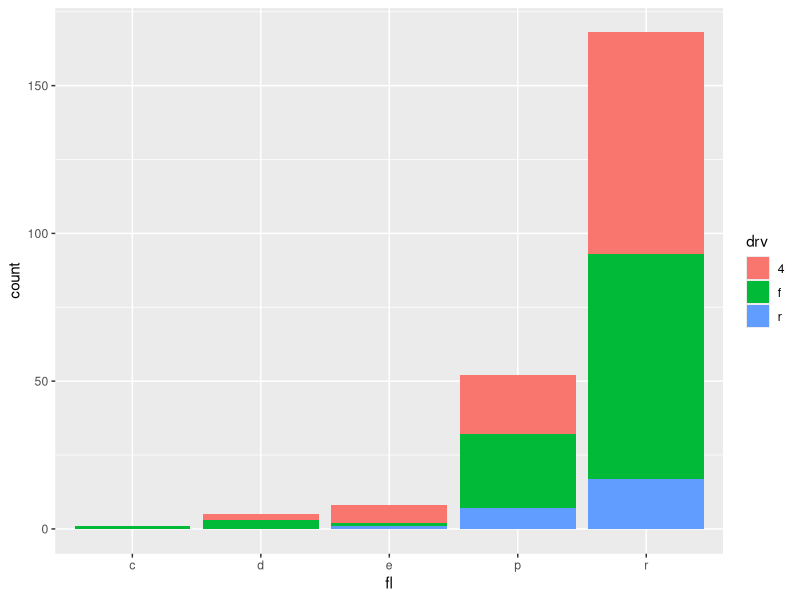
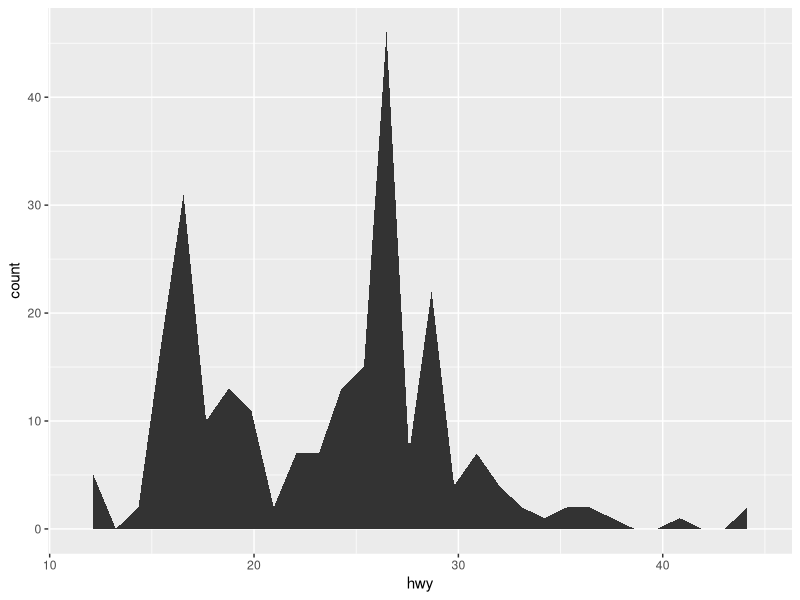
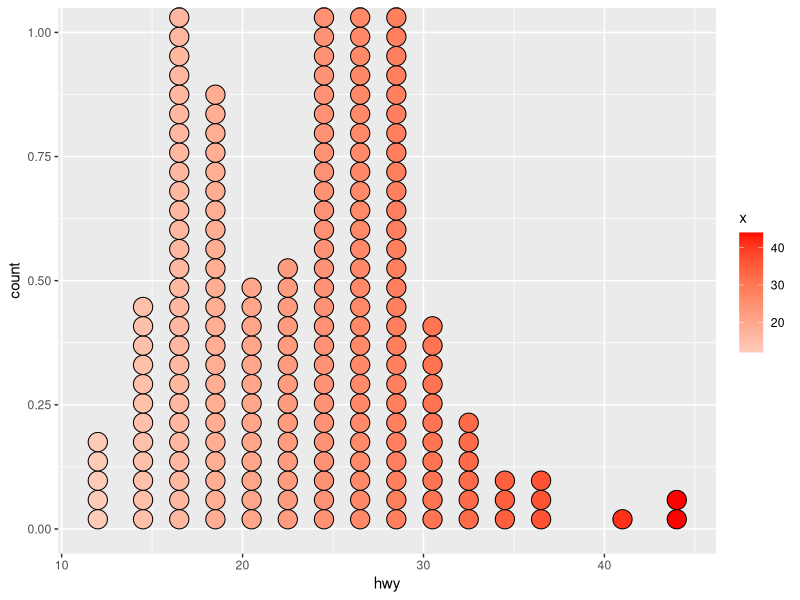
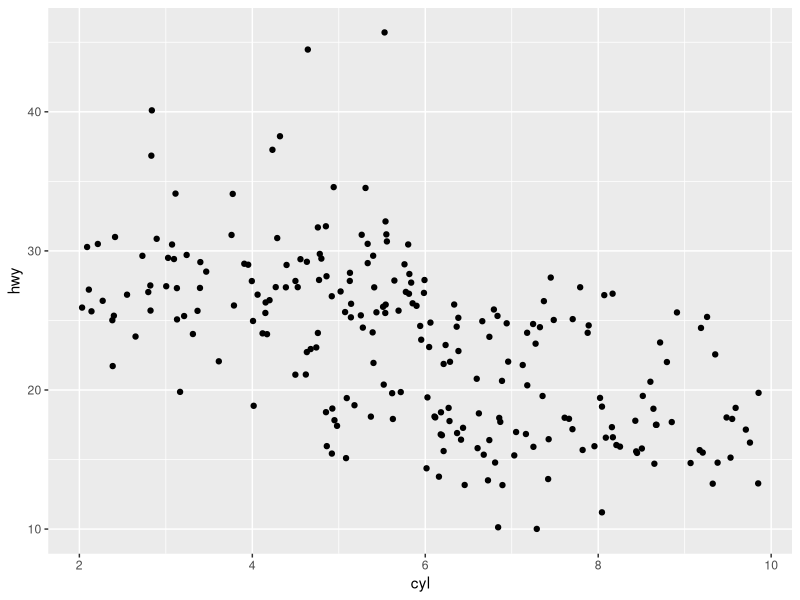

Reproduce these figures in R, in order.
## ---- chunk 1
knitr::opts_chunk$set(echo = TRUE, error = TRUE, eval = TRUE)
## ---- chunk 2
if (!require('ggplot2')) install.packages('ggplot2'); library('ggplot2') 
## ---- chunk 3
q2 <- ggplot(mpg, aes(fl, fill = drv)) # creating my variable `q2` # Do not modify this line
## ---- chunk 4
q2+ geom_bar(position="stack")
## ---- chunk 5
q3 <- ggplot(mpg, aes(hwy)) # creating my variable `q3` # Do not modify this line
## ---- chunk 6
q3+ geom_area(stat="bin")
## ---- chunk 7
q4 <- q3 + geom_dotplot(aes(fill = ..x..)) # Creating my variable `q4` # Do not modify this line
## ---- chunk 8
q4+ scale_fill_gradient2(low="blue", high="red")
## ---- chunk 9
q5 <- ggplot(mpg, aes(cyl, hwy)) # Creating my variable `q5` # Do not modify this line
## ---- chunk 10
q5+ geom_jitter(height=2, width=2)
